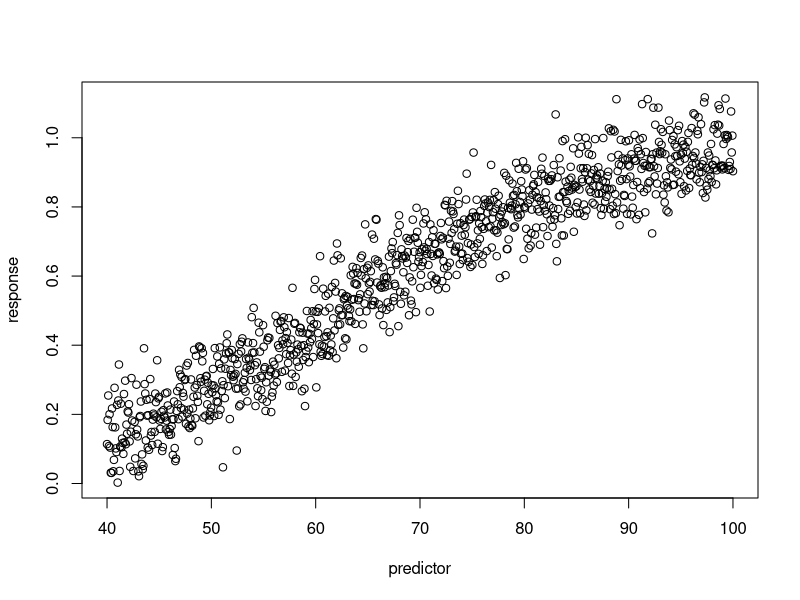

Write the R code that produced this figure.
## ---- chunk 1
a<--5.2
b<-.083
makepoint<-function(x){
  y<-rnorm(1, mean=exp(a+b*x)/(1+exp(a+b*x)), sd=0.075)
  return(y)
}
points<-sapply(seq(from=40,to=100, length.out=1000),makepoint)
pointxs<-as.data.frame(seq(from=40,to=100, length.out=1000))
mdata<-as.data.frame(cbind(pointxs,points))
colnames(mdata)<-c("predictor","response")
mdata<-subset(mdata,response>0)
plot(mdata)
write.csv(mdata,"Group9data.csv", row.names = FALSE)
